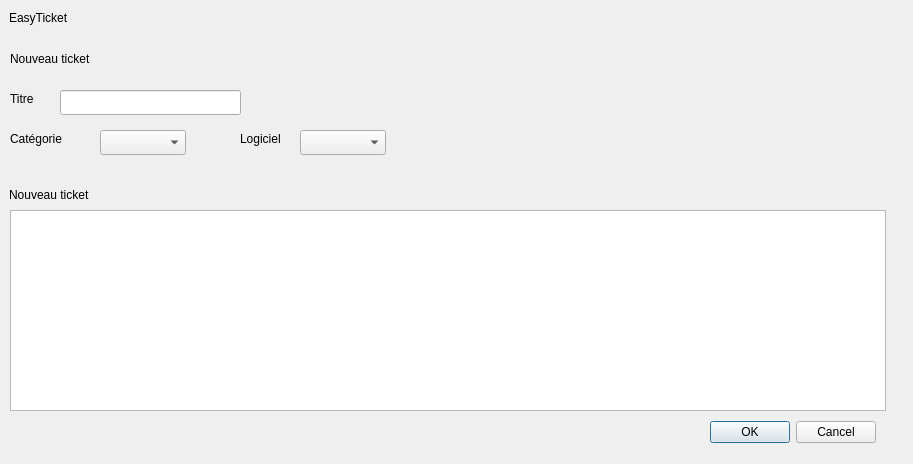
<?xml version="1.0" encoding="UTF-8"?>
<ui version="4.0">
 <class>CreationTicket</class>
 <widget class="QDialog" name="CreationTicket">
  <property name="geometry">
   <rect>
    <x>0</x>
    <y>0</y>
    <width>913</width>
    <height>464</height>
   </rect>
  </property>
  <property name="windowTitle">
   <string>Dialog</string>
  </property>
  <widget class="QDialogButtonBox" name="comboBoxResultat">
   <property name="geometry">
    <rect>
     <x>710</x>
     <y>420</y>
     <width>166</width>
     <height>25</height>
    </rect>
   </property>
   <property name="orientation">
    <enum>Qt::Horizontal</enum>
   </property>
   <property name="standardButtons">
    <set>QDialogButtonBox::Cancel|QDialogButtonBox::Ok</set>
   </property>
  </widget>
  <widget class="QLabel" name="labelLogiciel">
   <property name="geometry">
    <rect>
     <x>240</x>
     <y>130</y>
     <width>53</width>
     <height>17</height>
    </rect>
   </property>
   <property name="text">
    <string>Logiciel</string>
   </property>
  </widget>
  <widget class="QLabel" name="labelCategorie">
   <property name="geometry">
    <rect>
     <x>10</x>
     <y>130</y>
     <width>67</width>
     <height>17</height>
    </rect>
   </property>
   <property name="text">
    <string>Catégorie</string>
   </property>
  </widget>
  <widget class="QComboBox" name="comboBoxLogiciel">
   <property name="geometry">
    <rect>
     <x>300</x>
     <y>130</y>
     <width>86</width>
     <height>25</height>
    </rect>
   </property>
  </widget>
  <widget class="QLabel" name="labelEasyTicket">
   <property name="geometry">
    <rect>
     <x>9</x>
     <y>9</y>
     <width>72</width>
     <height>17</height>
    </rect>
   </property>
   <property name="text">
    <string>EasyTicket</string>
   </property>
  </widget>
  <widget class="QLabel" name="labelTitre">
   <property name="geometry">
    <rect>
     <x>10</x>
     <y>90</y>
     <width>33</width>
     <height>17</height>
    </rect>
   </property>
   <property name="text">
    <string>Titre</string>
   </property>
  </widget>
  <widget class="QLabel" name="labelNouveauTicket">
   <property name="geometry">
    <rect>
     <x>10</x>
     <y>50</y>
     <width>103</width>
     <height>17</height>
    </rect>
   </property>
   <property name="text">
    <string>Nouveau ticket</string>
   </property>
  </widget>
  <widget class="QComboBox" name="comboBoxCatgorie">
   <property name="geometry">
    <rect>
     <x>100</x>
     <y>130</y>
     <width>86</width>
     <height>25</height>
    </rect>
   </property>
  </widget>
  <widget class="QLineEdit" name="lineEdit">
   <property name="geometry">
    <rect>
     <x>60</x>
     <y>90</y>
     <width>181</width>
     <height>25</height>
    </rect>
   </property>
  </widget>
  <widget class="QLabel" name="labelMessage">
   <property name="geometry">
    <rect>
     <x>9</x>
     <y>186</y>
     <width>103</width>
     <height>17</height>
    </rect>
   </property>
   <property name="text">
    <string>Nouveau ticket</string>
   </property>
  </widget>
  <widget class="QTextEdit" name="textEdit">
   <property name="geometry">
    <rect>
     <x>10</x>
     <y>210</y>
     <width>876</width>
     <height>201</height>
    </rect>
   </property>
  </widget>
 </widget>
 <resources/>
 <connections>
  <connection>
   <sender>comboBoxResultat</sender>
   <signal>rejected()</signal>
   <receiver>CreationTicket</receiver>
   <slot>reject()</slot>
   <hints>
    <hint type="sourcelabel">
     <x>316</x>
     <y>260</y>
    </hint>
    <hint type="destinationlabel">
     <x>286</x>
     <y>274</y>
    </hint>
   </hints>
  </connection>
  <connection>
   <sender>comboBoxResultat</sender>
   <signal>accepted()</signal>
   <receiver>CreationTicket</receiver>
   <slot>accept()</slot>
   <hints>
    <hint type="sourcelabel">
     <x>248</x>
     <y>254</y>
    </hint>
    <hint type="destinationlabel">
     <x>157</x>
     <y>274</y>
    </hint>
   </hints>
  </connection>
 </connections>
</ui>
